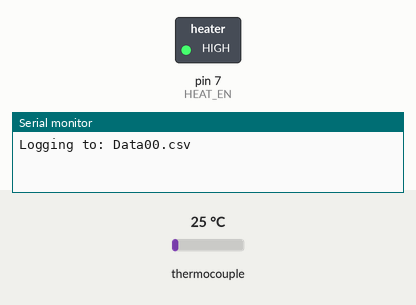
Recording of a sketch running on a simulated Arduino Uno, built with avr-gcc and run on an emulated ATmega328P. Parts: switched loads named in the sketch (green lamp = pin HIGH), the last lines printed to the serial monitor. Inputs (shaded band) come from the test bench; at power-on: thermocouple 25 °C. Storage starts empty.

Above: at 0.1 s.
At 122.2 s:
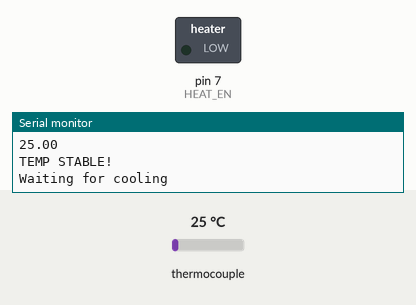
Timing chart, 0 to 123.7 s (numbered marks = the images above):
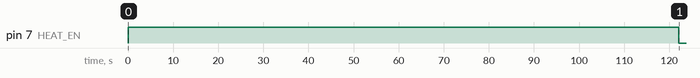

Measured:
- by itself, pin 7 (HEAT_EN): HIGH → LOW at 122 s

The sketch:

TDP_heatUp_TimingTest.ino
```cpp
//starting at Data35.csv on 20160822

#include <SPI.h>
#include "Adafruit_MAX31855.h"
#include "SdFat.h"

// Example creating a thermocouple instance with software SPI on any three
// digital IO pins.
#define DO   3
#define CS   4
#define CLK  5
#define FILE_BASE_NAME "Data"
Adafruit_MAX31855 thermocouple(CLK, CS, DO);

const int HEAT_EN = 7;
int8_t HEAT_STATE = 1;

const uint8_t chipSelect = 9;

const uint8_t BASE_NAME_SIZE = sizeof(FILE_BASE_NAME) - 1;
char fileName[13] = FILE_BASE_NAME "00.csv";
// Error messages stored in flash.
#define error(msg) sd.errorHalt(F(msg))

// File system object.
SdFat sd;
// Log file.
SdFile file;
// Time in micros for next data record.
uint32_t currentTime;
uint32_t savedLogTime = 0;
uint16_t logInterval = 1000;
uint32_t savedHeatTime = 0;
uint16_t heatInterval = 60000;
double prev_temp = 0;
int temp_counter = 0;

void setup() {

  //turn on heater
  pinMode(HEAT_EN, OUTPUT);
  digitalWrite(HEAT_EN, HEAT_STATE);

  Serial.begin(9600);
  if (!sd.begin(chipSelect, SPI_HALF_SPEED)) {
    sd.initErrorHalt();
  }
  // Find an unused file name.
  if (BASE_NAME_SIZE > 6) {
    error("FILE_BASE_NAME too long");
  }
  while (sd.exists(fileName)) {
    if (fileName[BASE_NAME_SIZE + 1] != '9') {
      fileName[BASE_NAME_SIZE + 1]++;
    } else if (fileName[BASE_NAME_SIZE] != '9') {
      fileName[BASE_NAME_SIZE + 1] = '0';
      fileName[BASE_NAME_SIZE]++;
    } else {
      error("Can't create file name");
    }
  }
  if (!file.open(fileName, O_CREAT | O_WRITE | O_EXCL)) {
    error("file.open");
  }
  do {
    delay(10);
  } while (Serial.read() >= 0);
  Serial.print(F("Logging to: "));
  Serial.println(fileName);
}

void loop() {
  currentTime = millis();

  if (savedLogTime + logInterval < currentTime) {
    double current_temp = thermocouple.readCelsius();
    if (!isnan(current_temp)) {
      Serial.println(current_temp);
      if (prev_temp == current_temp) {
        temp_counter++;
      } else temp_counter = 0;

      if (temp_counter > 120) {
        Serial.println("TEMP STABLE!");
        temp_counter = 0;
        //          turn off heat
        HEAT_STATE = 0;
        digitalWrite(HEAT_EN, HEAT_STATE);
        Serial.println("Waiting for cooling");
        file.close();

        //wait for how many minutes before restarting?
        for (int i = 0; i < 5; i++) {
          delay(60000);
        }
        //          turn on heat
        HEAT_STATE = 1;
        digitalWrite(HEAT_EN, HEAT_STATE);
        // Find an unused file name.
        if (BASE_NAME_SIZE > 6) {
          error("FILE_BASE_NAME too long");
        }
        while (sd.exists(fileName)) {
          if (fileName[BASE_NAME_SIZE + 1] != '9') {
            fileName[BASE_NAME_SIZE + 1]++;
          } else if (fileName[BASE_NAME_SIZE] != '9') {
            fileName[BASE_NAME_SIZE + 1] = '0';
            fileName[BASE_NAME_SIZE]++;
          } else {
            error("Can't create file name");
          }
        }
        if (!file.open(fileName, O_CREAT | O_WRITE | O_EXCL)) {
          error("file.open");
        }
        Serial.print(F("Logging to: "));
        Serial.println(fileName);
      }
    } else Serial.println("Something wrong with thermocouple!");


    file.print(currentTime);
    file.print(",");
    file.print(current_temp);
    file.print(",");
    // Force data to SD and update the directory entry to avoid data loss.
    if (!file.sync() || file.getWriteError()) {
      error("write error");
    }
    savedLogTime = currentTime;
    prev_temp = current_temp;
  }
}
```
